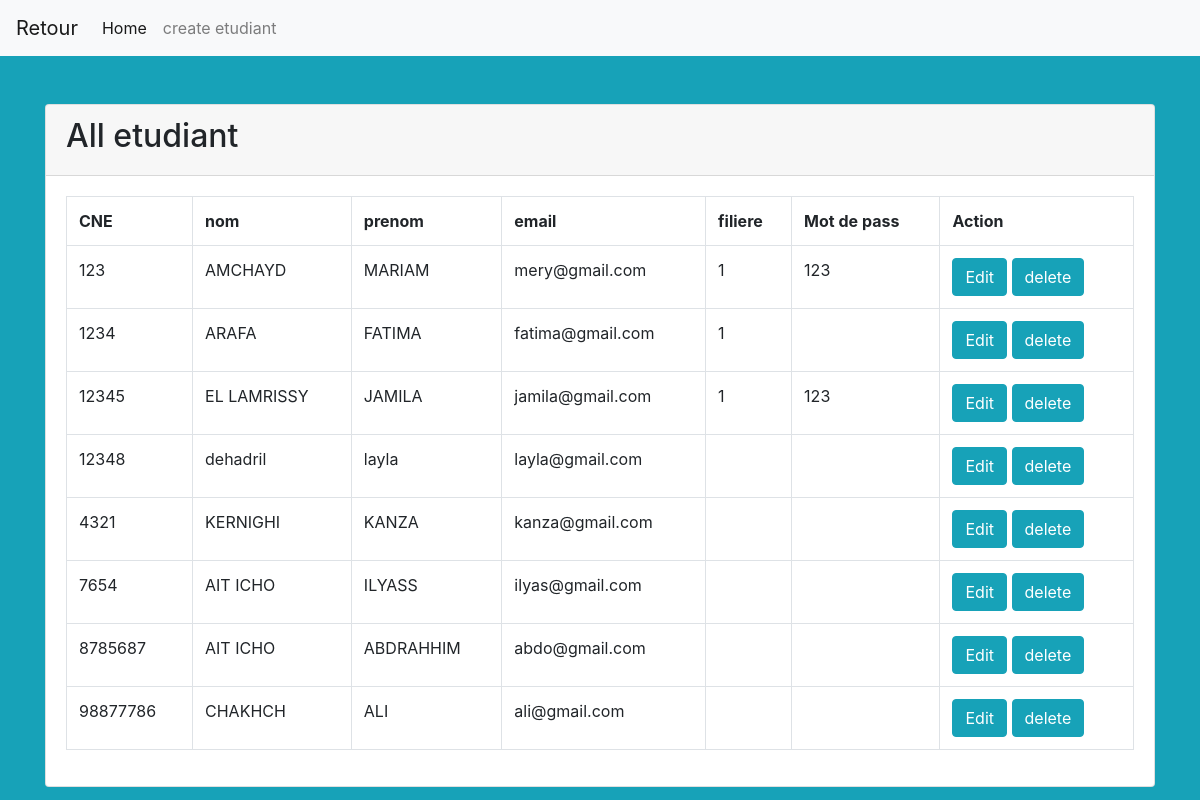
The page /etudiant/index_etu.php on the database its author committed.
### tables this page shows
CREATE TABLE IF NOT EXISTS `etudiant` (
  `etudiant_id` int(11) NOT NULL AUTO_INCREMENT,
  `CNE` int(11) NOT NULL,
  `nom_etu` varchar(20) NOT NULL,
  `prenom_etu` varchar(20) NOT NULL,
  `email_etu` varchar(50) NOT NULL,
  `id_filier` int(11) DEFAULT NULL,
  `pass_etu` int(11) DEFAULT NULL,
  `professeur_id` int(11) NOT NULL,
  PRIMARY KEY (`etudiant_id`),
  KEY `id_filier` (`id_filier`),
  KEY `professeur_id` (`professeur_id`)
);

### etudiant/index_etu.php (the view)
<?php
	require'db_etu.php';
	$sql='SELECT * from etudiant';
		$statement=$connection->prepare($sql);
		$statement->execute();
		$etu=$statement->fetchAll(PDO::FETCH_OBJ);
?>
<?php require 'header_etu.php';?>
  <div class=" container">
	<div class="card mt-5">
		<div class="card-header">
			<h2> All etudiant</h2>
		</div>
		<div class="card-body">
			<table class="table table-bordered">
				<tr>
					<th>CNE</th>
					<th>nom</th>
					<th>prenom</th>
					<th>email</th>
					<th>filiere</th>
					<th>Mot de pass</th>
					<th>Action</th>
				</tr>
				<?php  foreach($etu as $person ): ?>
				<tr>
					<td><?= $person->CNE;?></td>
					<td><?= $person->nom_etu;?></td>
					<td><?= $person->prenom_etu;?></td>
					<td><?= $person->email_etu;?></td>
					<td><?= $person->id_filier;?></td>
					<td><?= $person->pass_etu;?></td>
					<td>
						<a href="edit_etu.php?CNE=<?= $person->CNE ?>" class="btn btn-info">Edit</a>
					<a onclick="return confirm('are you sure you want to delete this entry?')"href="delete_etu.php?CNE=<?= $person->CNE ?>"class="btn btn-info">delete</a>
					</td>
				</tr>
				<?php endforeach;?>
			</table>
		</div>
	</div>
  </div>
<?php require 'footer.php'?>

### etudiant/header_etu.php (shortened to what this page needs)
<!doctype html>
<html lang="en">
  <head>
    <link rel="stylesheet" href="https://stackpath.bootstrapcdn.com/bootstrap/4.1.0/css/bootstrap.min.css">
  </head>
  <body class="bg-info">
  <nav class="navbar navbar-expand-lg navbar-light bg-light">
  <a class="navbar-brand" href="http://localhost/test/admin/test/admin.php">Retour</a>
  <div class="collapse navbar-collapse" id="navbarSupportedContent">
    <ul class="navbar-nav mr-auto">
      <li class="nav-item active">
        <a class="nav-link" href="index_etu.php">Home <span class="sr-only">(current)</span></a>
      </li>
      <li class="nav-item">
        <a class="nav-link" href="create_etu.php">create etudiant</a>
      </li>
    </ul>
  </div>
</nav>

### etudiant/footer.php (shortened to what this page needs)
  </body>
</html>

### rows shown on the page
etudiant: CNE "123", nom_etu "AMCHAYD", prenom_etu "MARIAM", email_etu "mery@gmail.com", id_filier "1", pass_etu "123"
etudiant: CNE "1234", nom_etu "ARAFA", prenom_etu "FATIMA", email_etu "fatima@gmail.com", id_filier "1"
etudiant: CNE "12345", nom_etu "EL LAMRISSY", prenom_etu "JAMILA", email_etu "jamila@gmail.com", id_filier "1", pass_etu "123"
etudiant: CNE "12348", nom_etu "dehadril", prenom_etu "layla", email_etu "layla@gmail.com"
etudiant: CNE "4321", nom_etu "KERNIGHI", prenom_etu "KANZA", email_etu "kanza@gmail.com"
etudiant: CNE "7654", nom_etu "AIT ICHO", prenom_etu "ILYASS", email_etu "ilyas@gmail.com"
etudiant: CNE "8785687", nom_etu "AIT ICHO", prenom_etu "ABDRAHHIM", email_etu "abdo@gmail.com"
etudiant: CNE "98877786", nom_etu "CHAKHCH", prenom_etu "ALI", email_etu "ali@gmail.com"
